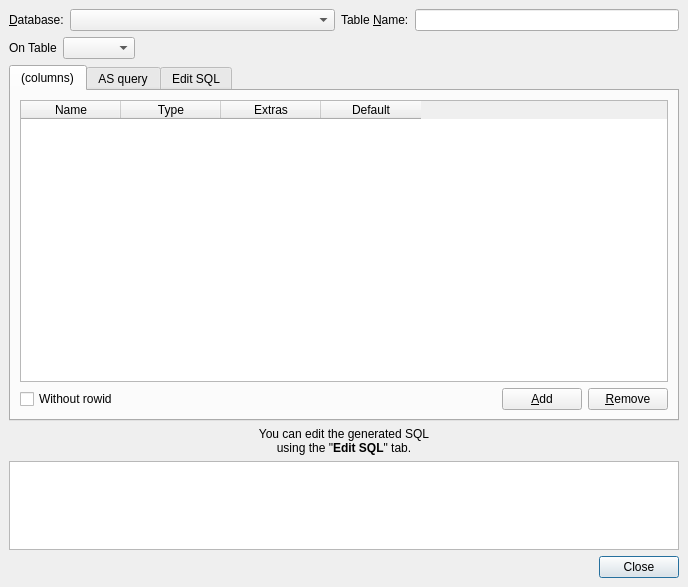
<?xml version="1.0" encoding="UTF-8"?>
<ui version="4.0">
 <class>TableEditorDialog</class>
 <widget class="QDialog" name="TableEditorDialog">
  <property name="geometry">
   <rect>
    <x>0</x>
    <y>0</y>
    <width>688</width>
    <height>587</height>
   </rect>
  </property>
  <property name="sizePolicy">
   <sizepolicy hsizetype="Expanding" vsizetype="Preferred">
    <horstretch>0</horstretch>
    <verstretch>0</verstretch>
   </sizepolicy>
  </property>
  <property name="windowTitle">
   <string/>
  </property>
  <layout class="QGridLayout">
   <property name="margin">
    <number>9</number>
   </property>
   <property name="spacing">
    <number>6</number>
   </property>
   <item row="2" column="0">
    <layout class="QHBoxLayout" name="onTableBox">
     <item>
      <widget class="QLabel" name="onTableLabel">
       <property name="sizePolicy">
        <sizepolicy hsizetype="Maximum" vsizetype="Preferred">
         <horstretch>0</horstretch>
         <verstretch>0</verstretch>
        </sizepolicy>
       </property>
       <property name="text">
        <string>On Table</string>
       </property>
      </widget>
     </item>
     <item>
      <widget class="QComboBox" name="tableCombo">
       <property name="sizePolicy">
        <sizepolicy hsizetype="Minimum" vsizetype="Fixed">
         <horstretch>0</horstretch>
         <verstretch>0</verstretch>
        </sizepolicy>
       </property>
      </widget>
     </item>
     <item>
      <spacer name="tcSpacer">
       <property name="orientation">
        <enum>Qt::Horizontal</enum>
       </property>
       <property name="sizeHint" stdset="0">
        <size>
         <width>40</width>
         <height>20</height>
        </size>
       </property>
      </spacer>
     </item>
    </layout>
   </item>
   <item row="0" column="0">
    <layout class="QHBoxLayout" name="horizontalLayout">
     <item>
      <widget class="QLabel" name="labelDatabase">
       <property name="text">
        <string>&amp;Database:</string>
       </property>
       <property name="buddy">
        <cstring>databaseCombo</cstring>
       </property>
      </widget>
     </item>
     <item>
      <widget class="QComboBox" name="databaseCombo">
       <property name="sizePolicy">
        <sizepolicy hsizetype="Expanding" vsizetype="Fixed">
         <horstretch>0</horstretch>
         <verstretch>0</verstretch>
        </sizepolicy>
       </property>
      </widget>
     </item>
     <item>
      <widget class="QLabel" name="labelTable">
       <property name="text">
        <string>Table &amp;Name:</string>
       </property>
       <property name="buddy">
        <cstring>nameEdit</cstring>
       </property>
      </widget>
     </item>
     <item>
      <widget class="QLineEdit" name="nameEdit"/>
     </item>
    </layout>
   </item>
   <item row="8" column="0">
    <widget class="QTextEdit" name="resultEdit">
     <property name="sizePolicy">
      <sizepolicy hsizetype="Expanding" vsizetype="Preferred">
       <horstretch>0</horstretch>
       <verstretch>1</verstretch>
      </sizepolicy>
     </property>
     <property name="readOnly">
      <bool>true</bool>
     </property>
    </widget>
   </item>
   <item row="9" column="0">
    <widget class="QDialogButtonBox" name="buttonBox">
     <property name="orientation">
      <enum>Qt::Horizontal</enum>
     </property>
     <property name="standardButtons">
      <set>QDialogButtonBox::Close</set>
     </property>
    </widget>
   </item>
   <item row="6" column="0">
    <widget class="QTabWidget" name="tabWidget">
     <property name="sizePolicy">
      <sizepolicy hsizetype="Expanding" vsizetype="Expanding">
       <horstretch>0</horstretch>
       <verstretch>4</verstretch>
      </sizepolicy>
     </property>
     <property name="currentIndex">
      <number>0</number>
     </property>
     <widget class="QWidget" name="designTab">
      <attribute name="title">
       <string>(columns)</string>
      </attribute>
      <layout class="QGridLayout">
       <property name="margin">
        <number>9</number>
       </property>
       <property name="spacing">
        <number>6</number>
       </property>
       <item row="3" column="0">
        <layout class="QGridLayout" name="columnsGrid">
         <property name="margin">
          <number>0</number>
         </property>
         <property name="spacing">
          <number>6</number>
         </property>
         <item row="1" column="2">
          <widget class="QPushButton" name="addButton">
           <property name="text">
            <string>&amp;Add</string>
           </property>
          </widget>
         </item>
         <item row="1" column="3">
          <widget class="QPushButton" name="removeButton">
           <property name="text">
            <string>&amp;Remove</string>
           </property>
          </widget>
         </item>
         <item row="1" column="1">
          <spacer>
           <property name="orientation">
            <enum>Qt::Horizontal</enum>
           </property>
           <property name="sizeHint" stdset="0">
            <size>
             <width>40</width>
             <height>20</height>
            </size>
           </property>
          </spacer>
         </item>
         <item row="1" column="0">
          <widget class="QCheckBox" name="withoutRowid">
           <property name="text">
            <string>Without rowid</string>
           </property>
          </widget>
         </item>
         <item row="0" column="0" colspan="4">
          <widget class="QTableWidget" name="columnTable">
           <property name="alternatingRowColors">
            <bool>true</bool>
           </property>
           <property name="selectionMode">
            <enum>QAbstractItemView::SingleSelection</enum>
           </property>
           <property name="selectionBehavior">
            <enum>QAbstractItemView::SelectRows</enum>
           </property>
           <column>
            <property name="text">
             <string>Name</string>
            </property>
           </column>
           <column>
            <property name="text">
             <string>Type</string>
            </property>
           </column>
           <column>
            <property name="text">
             <string>Extras</string>
            </property>
           </column>
           <column>
            <property name="text">
             <string>Default</string>
            </property>
           </column>
          </widget>
         </item>
        </layout>
       </item>
      </layout>
     </widget>
     <widget class="QWidget" name="queryTab">
      <attribute name="title">
       <string>AS query</string>
      </attribute>
      <layout class="QGridLayout">
       <property name="margin">
        <number>9</number>
       </property>
       <property name="spacing">
        <number>6</number>
       </property>
       <item row="0" column="0">
        <widget class="QueryEditorWidget" name="queryEditor" native="true"/>
       </item>
      </layout>
     </widget>
     <widget class="QWidget" name="sqlTab">
      <attribute name="title">
       <string>Edit SQL</string>
      </attribute>
      <layout class="QGridLayout">
       <property name="margin">
        <number>9</number>
       </property>
       <property name="spacing">
        <number>6</number>
       </property>
       <item row="1" column="0">
        <widget class="SqlEditorWidget" name="textEdit"/>
       </item>
       <item row="0" column="0">
        <widget class="QLineEdit" name="firstLine">
         <property name="enabled">
          <bool>false</bool>
         </property>
         <property name="acceptDrops">
          <bool>false</bool>
         </property>
         <property name="autoFillBackground">
          <bool>true</bool>
         </property>
         <property name="frame">
          <bool>true</bool>
         </property>
         <property name="readOnly">
          <bool>true</bool>
         </property>
         <property name="placeholderText">
          <string notr="true"/>
         </property>
        </widget>
       </item>
      </layout>
     </widget>
    </widget>
   </item>
   <item row="7" column="0">
    <widget class="QLabel" name="adviceLabel">
     <property name="text">
      <string>You can edit the generated SQL&lt;br&gt;using the &quot;&lt;b&gt;Edit SQL&lt;/b&gt;&quot; tab.</string>
     </property>
     <property name="textFormat">
      <enum>Qt::AutoText</enum>
     </property>
     <property name="alignment">
      <set>Qt::AlignCenter</set>
     </property>
    </widget>
   </item>
  </layout>
 </widget>
 <customwidgets>
  <customwidget>
   <class>SqlEditorWidget</class>
   <extends>QTextEdit</extends>
   <header>sqleditorwidget.h</header>
  </customwidget>
  <customwidget>
   <class>QueryEditorWidget</class>
   <extends>QWidget</extends>
   <header>queryeditorwidget.h</header>
   <container>1</container>
  </customwidget>
 </customwidgets>
 <resources/>
 <connections>
  <connection>
   <sender>buttonBox</sender>
   <signal>accepted()</signal>
   <receiver>TableEditorDialog</receiver>
   <slot>accept()</slot>
   <hints>
    <hint type="sourcelabel">
     <x>248</x>
     <y>254</y>
    </hint>
    <hint type="destinationlabel">
     <x>157</x>
     <y>274</y>
    </hint>
   </hints>
  </connection>
  <connection>
   <sender>buttonBox</sender>
   <signal>rejected()</signal>
   <receiver>TableEditorDialog</receiver>
   <slot>reject()</slot>
   <hints>
    <hint type="sourcelabel">
     <x>316</x>
     <y>260</y>
    </hint>
    <hint type="destinationlabel">
     <x>286</x>
     <y>274</y>
    </hint>
   </hints>
  </connection>
 </connections>
</ui>
